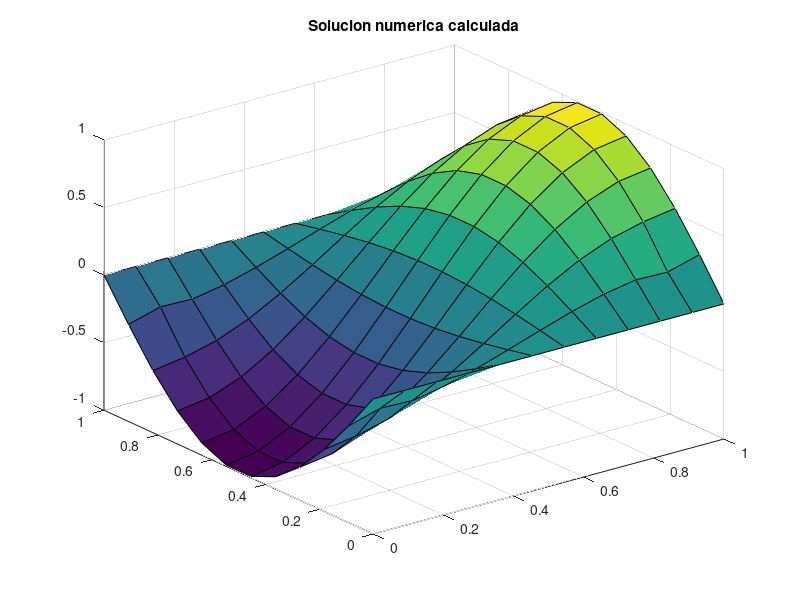

Write the MATLAB code that produced this figure.
% Ejercio 3 relacion PVF's
%
% Resuelve el problema de valores en la frontera
% \Delta u=2\pi^2sin(\pi y)cos(\pi x)
%
%con (x,y)\in [0,1]\times[0,1]  
% Y valores iniciales
%u(0,y)=-u(1,y)=sin(\pi y),u(x,0)=-u(x,1)=0
%
% Se emplea un esquema de 9 puntos: discretización del operador la-
%placiano en dimensión dos con una molecula computacional de 9 puntos
%
%El programa resuelve directamente el PVF y representa la solucion

% DEFINIMOS los datos del problema
a = 0; 
b = 1; 
% funcion f(x,y) (evaluable sobre matrices)
f = @(x,y) 2*pi^2*cos(pi*x).*sin(pi*y);      
%
% DEFINIMOS los datos de la discretizacion
m = 10;      
h = (b-a)/(m+1);
% Puntos del mallado incluidos los contornos
x = linspace(a,b,m+2);  
y = linspace(a,b,m+2); 
[X,Y] = meshgrid(x,y);       
X = X' ;     
Y = Y' ;    
%
% CONSTRUCCION del SEL: 
I = speye(m);  
e = ones(m,1); 
T = spdiags([4*e -20*e 4*e],[-1 0 1],m,m);  
S = spdiags([e e],[-1 1],m,m);
U = spdiags([e 4*e e],[-1 0 1],m,m); 
A = (kron(I,T) + kron(S,U)) /(6* h^2); 
% definimos el termino independiente que tiene en cuenta 
% los valores en la frontera.
Iint = 2:m+1 ;      
Jint = 2:m+1 ;
Iext1 = 1:m;
Iext2 = 3:m+2;
Jext1 = 1:m;
Jext2 = 3:m+2;      
Xint = X(Iint,Jint);       
Yint = Y(Iint,Jint);
rhs = f(Xint,Yint);        
% funcion que determina el valor en la frontera.
% Aunque se evalua en todos los nodos, solo se usaran 
% los de la frontera a continuacion. De nuevo tomamos el valor de la funcion 
%solucion para m´as exactitud, en caso de tener que usar los datos de las condiciones
%iniciales basta con evaluar las funciones alli definidas en los terminos especificos
usoln = -cos(pi*X).*sin(pi*Y);             
% se incorpora en rhs los valores en la frontera calculados con la formula
rhs(:,1) = rhs(:,1) - 4*usoln(Iint,1)/(6*h^2)-usoln(Iext1,1)/(6*h^2)-usoln(Iext2,1)/(6*h^2);
rhs(:,m) = rhs(:,m) - 4*usoln(Iint,m+2)/(6*h^2)-usoln(Iext1,m+2)/(6*h^2)-usoln(Iext2,m+2)/(6*h^2);
rhs(1,:) = rhs(1,:) - 4*usoln(1,Jint)/(6*h^2)-usoln(1,Jext2)/(6*h^2)-usoln(1,Jext1)/(6*h^2);
rhs(m,:) = rhs(m,:) - 4*usoln(m+2,Jint)/(6*h^2)-usoln(m+2,Jext2)/(6*h^2)-usoln(m+2,Jext1)/(6*h^2);
%En la realizacion de rhs veo que los terminos extremos estan repetidos dos veces
%divido entre dos para solucionar el problema
rhs(1,m) = rhs(1,m)/2;
rhs(m,m) = rhs(m,m)/2;
rhs(1,1) = rhs(1,1)/2;
rhs(m,1) = rhs(m,1)/2;

% Convertimos la matriz rhs en un vector columna  
F = reshape(rhs,m*m,1);  
%
% RESOLVEMOS el SEL:
uvec = A\F;  
%
% REPRESENTAMOS la solucion numerica
usoln(Iint,Jint) = reshape(uvec,m,m);
surf(X,Y,usoln);
axis([a b a b]);
title('Solucion numerica calculada');